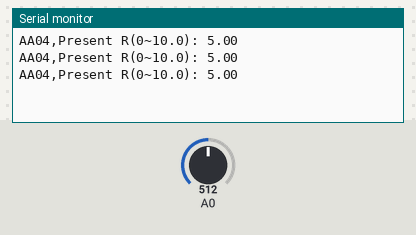
The sketch below on a simulated Arduino Uno, built with avr-gcc and run on an emulated ATmega328P. Parts: the last lines printed to the serial monitor. The inputs (shaded band) are chosen by the test bench; at power-on: A0 = 512.

Above: at 1.3 s.
1.4 s: A0 set to 716
At 1.9 s:
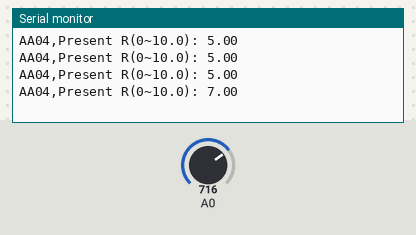
2.9 s: A0 set to 900
At 3.4 s:
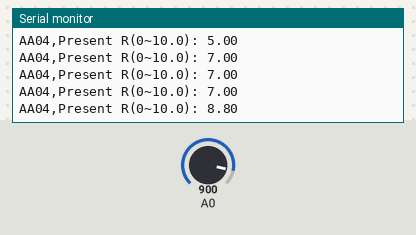
Timing chart, 0 to 5.9 s (numbered marks = the images above; inputs shaded):
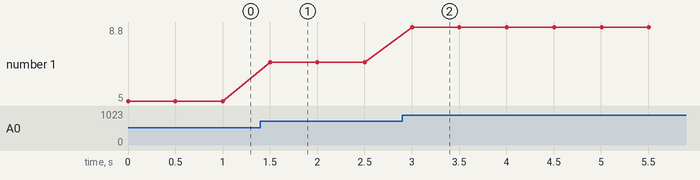

Measured:
- after the input at 1.4 s, the serial monitor: prints a new line after 0.10 s (image 1)
- after the input at 2.9 s, the serial monitor: prints a new line after 0.10 s (image 2)
- plotted number 1: 5 → 7 after the input at 1.4 s, 7 → 8.8 after the input at 2.9 s

The sketch:

sketch06_analog_read_resistance.ino
```cpp
void setup() {
  // put your setup code here, to run once:
Serial.begin(9600);
}

void loop() {
  // put your main code here, to run repeatedly:
int sensorValue = analogRead(A0);
Serial.print("AA04,Present R(0~10.0): ");
float resistance = sensorValue*(10.0/1023.0);
Serial.println(resistance);
delay(500);
}
```
